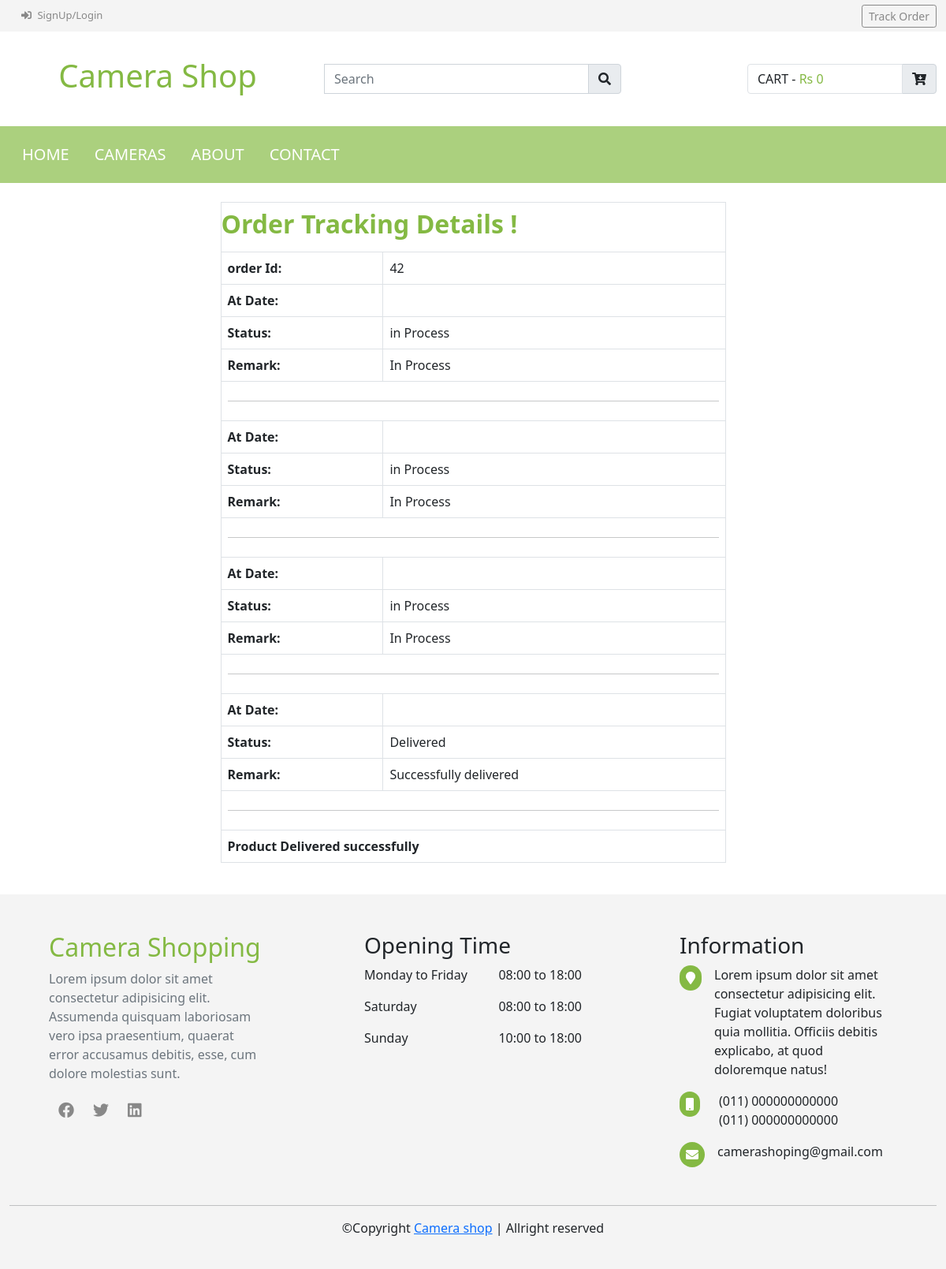
Screenshot of /track-order.php?oid=42 with the database file from the repository.
### tables this page shows
CREATE TABLE `ordertrackhistory` (
  `id` int(11) NOT NULL,
  `orderid` int(11) DEFAULT NULL,
  `status` varchar(30) DEFAULT NULL,
  `remarks` varchar(200) DEFAULT NULL,
  `postDate` datetime DEFAULT NULL
);

### track-order.php (the view, shortened to what this page needs)
<?php
include('include/header.php');
$oid = intval($_GET['oid']);
?>
<div class="container my-4">
    <div class="row d-flex justify-content-center">
        <div class="col-lg-7 col-12">
            <form name="updateticket" id="updateticket" method="post">
                <table class="table table-bordered" cellspacing="0" cellpadding="0">
                    <tr height="50">
                        <td colspan="2" class="" style="padding-left:0px;">
                            <div class="text-green h2"> <b>Order Tracking Details !</b></div>
                        </td>
                    </tr>
                    <tr height="30">
                        <td ><b>order Id:</b></td>
                        <td ><?php echo $oid; ?></td>
                    </tr>
                    <?php
                    $ret = mysqli_query($con, "SELECT * FROM ordertrackhistory WHERE orderid='$oid'");
                    $num = mysqli_num_rows($ret);
                    if ($num > 0) {
                        while ($row = mysqli_fetch_array($ret)) {
                    ?>
                            <tr >
                                <td ><b>At Date:</b></td>
                                <td ><?php echo $row['postDate']; ?></td>
                            </tr>
                            <tr >
                                <td ><b>Status:</b></td>
                                <td ><?php echo $row['status']; ?></td>
                            </tr>
                            <tr >
                                <td ><b>Remark:</b></td>
                                <td ><?php echo $row['remarks']; ?></td>
                            </tr>
                            <tr>
                                <td colspan="2">
                                    <hr />
                                </td>
                            </tr>
                        <?php }
                    } else {
                        ?>
                        <tr>
                            <td colspan="2">Order Not Process Yet</td>
                        </tr>
                    <?php  }
                    $st = 'Delivered';
                    $rt = mysqli_query($con, "SELECT * FROM orders WHERE id='$oid'");
                    while ($num = mysqli_fetch_array($rt)) {
                        $currrentSt = $num['orderStatus'];
                    }
                    if ($st == $currrentSt) { ?>
                        <tr>
                            <td colspan="2"><b>
                                    Product Delivered successfully </b></td>
                        <?php }
                        ?>
                </table>
            </form>
        </div>
    </div>
</div>
<?php
include('include/footer.php');
?>

### css/style.css (style rules this page uses)
:root { --gray: #f4f4f4; --white: #fff; --dark-gray: #888888; --light-green: #abd07e; --green: #84b943; }
body.index { background: var(--white); }
.text-green { color: var(--green); }

### rows the page displays
ordertrackhistory: status "in Process", remarks "In Process"
ordertrackhistory: status "in Process", remarks "In Process"
ordertrackhistory: status "in Process", remarks "In Process"
ordertrackhistory: status "Delivered", remarks "Successfully delivered"

### other values shown
$tttl "0"
$oid "42"
